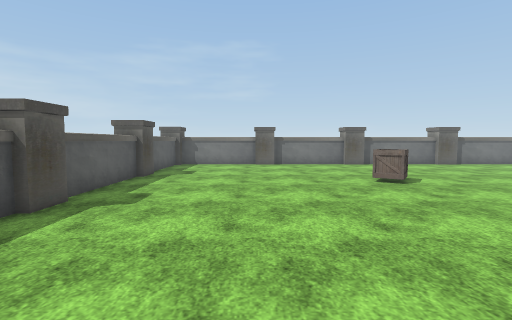
[1] (above)

16 first-person views from a walk through a Unity game level. The camera is 1.4 m above the floor, tilts 4° down and sees 85° across. The floor is counted in squares, 1 m on a side. Each view is taken from the middle of a square. On the plan, view 1 faces up. The plan holds only what a view shows up to about 14 squares ahead; the rest is blank. Flat ground stands in for the terrain. The player character is not drawn. Some surface patterns are stand-ins.

[2]
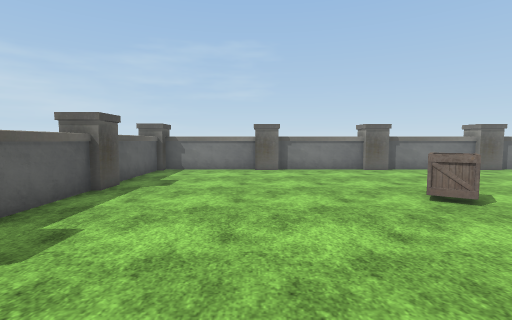

[3]
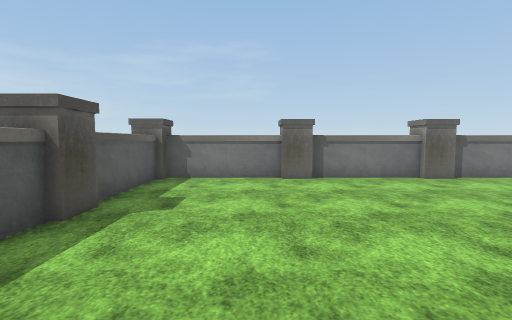

[4]
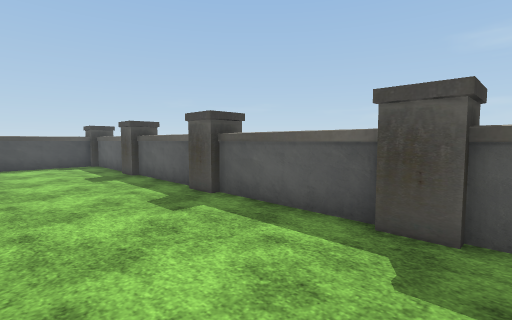

[5]
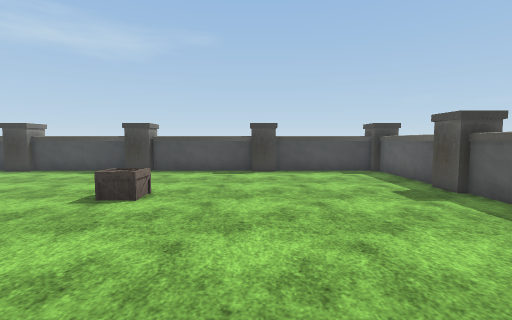

[6]
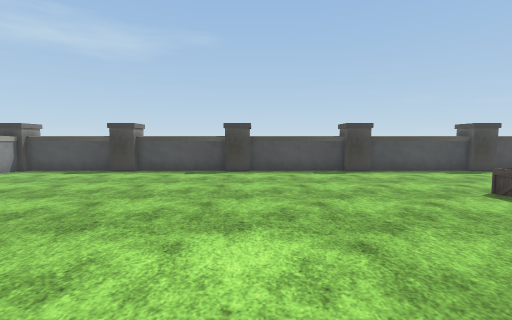

[7]
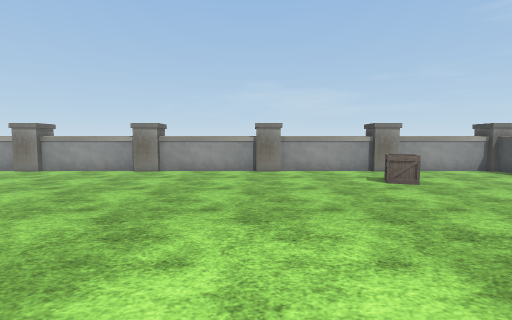

[8]
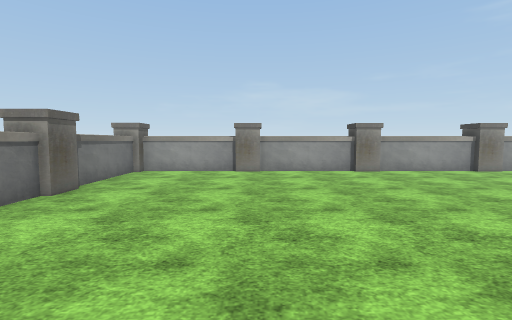

[9]
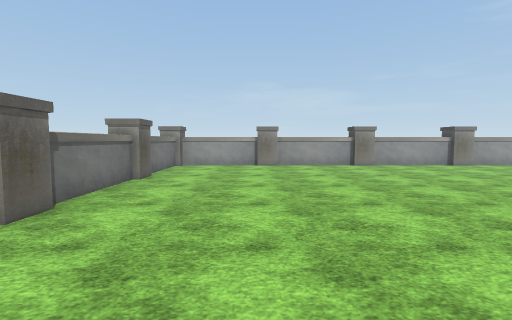

[10]
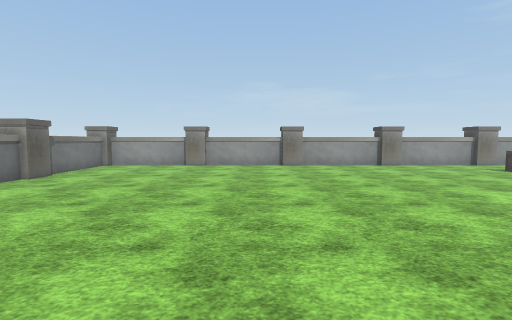

[11]
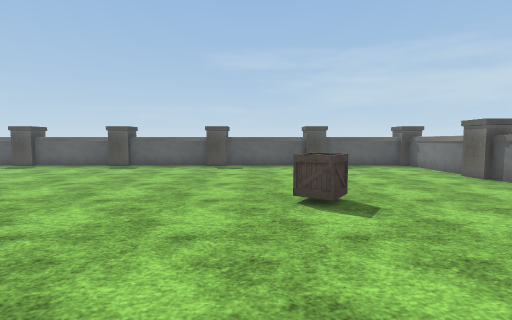

[12]
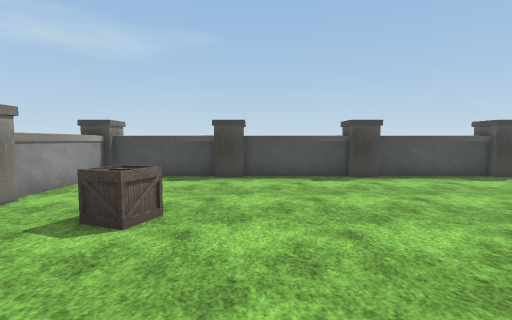

[13]
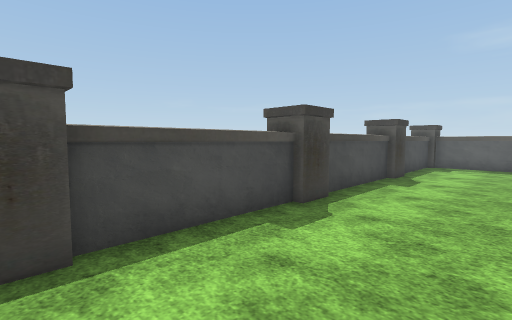

[14]
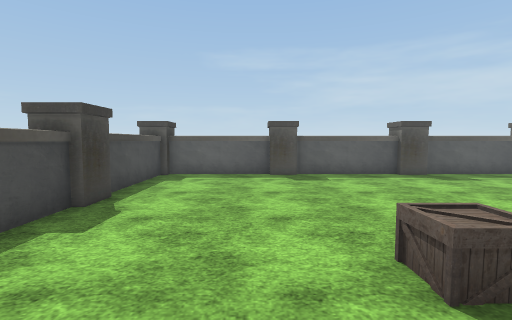

[15]
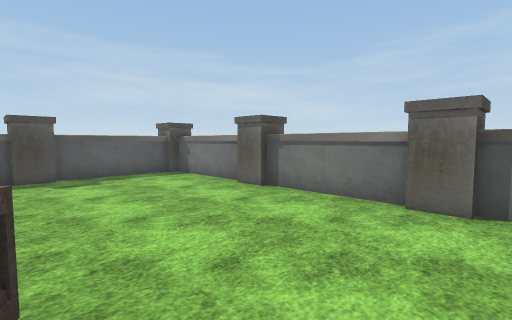

[16]
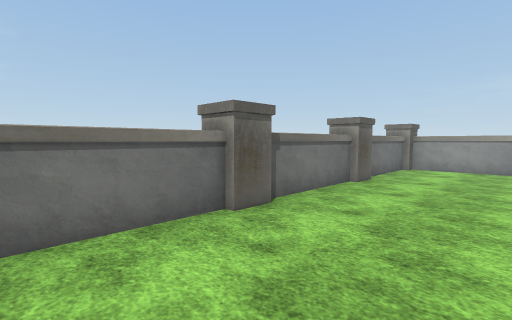

### Floor plan
Points are (right, up) in squares from view 1. A wall is a line through its corners. A room is listed if a view was taken in it or the views show most of it. See-through windows are left out.
Room 1 (views 1, 2, 3, 4, 5, 6, 7, 8, 9, 10, 11, 12, 13, 14, 15, 16)
walls: (10.5, 16.4) (6.4, 16.4); (-4.6, 5.4) (-4.6, 1); (5.2, 16.4) (1, 16.4); (-4.6, -0.4) (-4.6, -4.4); (6.9, -9.9) (11.4, -9.9); (21.8, 1.5) (21.8, 5.5); (21.8, 6.5) (21.8, 10.5); (-4.6, 10.5) (-4.6, 6.5); (15.5, 16.4) (11.8, 16.4); (12.4, -9.9) (16.5, -9.9); (-0.4, 16.4) (-4.4, 16.4); (1.5, -9.9) (5.6, -9.9); (-4.6, -5.5) (-4.6, -9.5); (21.8, 11.9) (21.8, 16.2); (21.8, -4.4) (21.8, -0.1); (17.5, -9.9) (21.5, -9.9); (-4.6, 15.5) (-4.6, 11.9); (21.4, 16.4) (17.4, 16.4); (-4.4, -9.9) (0.1, -9.9); (21.8, -9.5) (21.8, -5.5)
objects: other object (-5, -5) to (-4, -5); other object (-5, 0) to (-4, 1); other object (-5, 6) to (-4, 6); other object (-5, 11) to (-4, 11); other object (0, 16) to (1, 17); other object (4, -4) to (5, -4); other object (4, 9) to (5, 10); other object (6, 16) to (6, 17); other object (11, 16) to (11, 17); other object (16, 16) to (17, 17); other object (18, -4) to (19, -3)

Positions as (right, up) in squares from view 1, and headings:
1: (0, 0), facing up
2: (0, 3), facing up
3: (-1, 6), facing up
4: (0, 7), facing down-left
5: (1, 3), facing down
6: (11, 3), facing down
7: (9, 1), facing right
8: (9, 11), facing right
9: (6, 12), facing right
10: (6, 8), facing right
11: (11, 8), facing left
12: (16, 1), facing down
13: (12, -6), facing down-left
14: (7, -6), facing left
15: (7, 10), facing up-left
16: (7, 12), facing up-right
